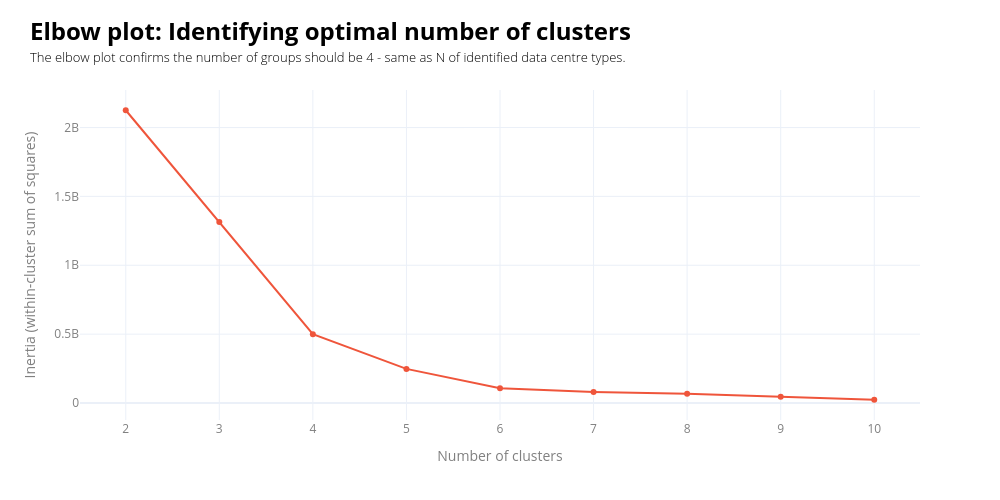

Notebook code for this chart:
### Markdown cell above
## Classification

The dataset has quite a few NA valuer, and imputation is needed to analyse patterns. To adjust imputation for a specific data centre type, we need to perform segmentation. As power usage is not in this dataset, we will segment based on the GIA. Recent research by the House Of Commons outlines four DC types: 

- enterprise (operated by an organisation for internal purposes), 
- co-location (third party renting rack space to customers), 
- hyperscale (large facilities by major cloud providers), 
- AI (designed for high-performance computing).

Apart from operational, security and other differences, they can vary by GIA. Below we perform the segmentation using Jenks natural breaks. This method is appropriate for small, 1-dimentional data (GIA) with potentially unequal number of datapoints in each class, and skewed distributions (see chart below). The method optimizes for total intra-class variance, making the classes as homogeneous as possible. (hhttps://observablehq.com/@visionscarto/natural-breaks).

### Code cell
# ____________________________________________________________________________________________________________
# Step 1 - Segment the data by size using Jenks natural breaks, because our data can have unequal number of datapoints in each group
# https://pbpython.com/natural-breaks.html
#________________________________________________________________________________________________________________________________________________________
data_sizes_no_na = data_ldn_exstg.dropna(subset=["b8_gia_sqm"])

# ___________________________________________________________________________________________________________
# elbow plot
#____________________________________________________________________________________________________________

X = data_sizes_no_na[["b8_gia_sqm"]]  # must be 2D
inertias = []
k_values = list(range(2, 11))  # try k = 2 to 10

for k in k_values:
    kmeans = KMeans(n_clusters=k,random_state=42,n_init="auto")
    kmeans.fit(X)
    inertias.append(kmeans.inertia_)

fig = go.Figure()
fig.add_trace(go.Scatter(x=k_values,y=inertias,mode="lines+markers",name="Inertia", 
    line=dict(color=px.colors.qualitative.Plotly[1]),
    marker=dict(color=px.colors.qualitative.Plotly[1]))
             )
fig.update_layout(
    width=1000,
    height=500,
    template="plotly_white",
    title=dict(
        text=(
            f"<span style='font-size:24px; font-weight:bold; color:{notes_colour}; display:block; margin-bottom:2px;'>"
            "Elbow plot: Identifying optimal number of clusters"
            "</span><br>"
            f"<span style='font-size:13px; font-weight:300; color:{notes_colour}; display:block; margin-bottom:0px;'>"
            "The elbow plot confirms the number of groups should be 4 - same as N of identified data centre types."
            "</span><br>"
        ),
        x=0.03,xanchor="left",
        y=0.92,yanchor="top",
    ),
    margin=dict(t=90),
    legend=dict(font=dict(color=labels_colour)),
    xaxis_title="Number of clusters",
    yaxis_title="Inertia (within-cluster sum of squares)",
)

# Axis labels
fig.update_xaxes(
    title_font=dict(color=labels_colour),
    tickfont=dict(color=labels_colour)
)

fig.update_yaxes(
    title_font=dict(color=labels_colour),
    tickfont=dict(color=labels_colour)
)

fig.show()

### Figure 1 — Plotly figure (JSON) as saved in the notebook; plotly's stock layout.template omitted (floating-point values rounded to 4 significant figures)
{"data": [{"line": {"color": "#EF553B"}, "marker": {"color": "#EF553B"}, "mode": "lines+markers", "name": "Inertia", "type": "scatter", "x": [2, 3, 4, 5, 6, 7, 8, 9, 10], "y": [2125000000.0, 1313000000.0, 499500000.0, 248000000.0, 107300000.0, 79920000.0, 67170000.0, 45110000.0, 23950000.0]}], "layout": {"height": 500, "legend": {"font": {"color": "grey"}}, "margin": {"t": 90}, "title": {"text": "<span style='font-size:24px; font-weight:bold; color:black; display:block; margin-bottom:2px;'>Elbow plot: Identifying optimal number of clusters</span><br><span style='font-size:13px; font-weight:300; color:black; display:block; margin-bottom:0px;'>The elbow plot confirms the number of groups should be 4 - same as N of identified data centre types.</span><br>", "x": 0.03, "xanchor": "left", "y": 0.92, "yanchor": "top"}, "width": 1000, "xaxis": {"tickfont": {"color": "grey"}, "title": {"font": {"color": "grey"}, "text": "Number of clusters"}}, "yaxis": {"tickfont": {"color": "grey"}, "title": {"font": {"color": "grey"}, "text": "Inertia (within-cluster sum of squares)"}}}}
